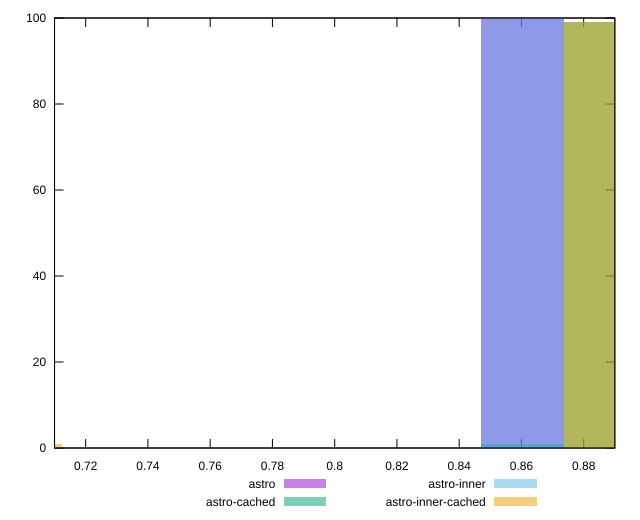

Generate this figure with gnuplot:
reset

$astro <<EOF
0.8603770219723585 100
EOF

$astroCached <<EOF
0.8603770219723585 1
0.8872638039089947 99
EOF

$astroInner <<EOF
0.8603770219723585 100
EOF

$astroInnerCached <<EOF
0.6990563303525413 1
0.8872638039089947 99
EOF

set key outside below
set boxwidth 0.026886781936636205
set xrange [0.71:0.89]
set yrange [0:100]
set trange [0:100]
set style fill transparent solid 0.5 noborder
set terminal svg size 640, 520 enhanced background rgb 'white'
set output "reports/report_00033_2021-03-01T14-23-16.841Z/first-contentful-paint/comparison/histogram/all_score.svg"

plot $astro title "astro" with boxes, \
     $astroCached title "astro-cached" with boxes, \
     $astroInner title "astro-inner" with boxes, \
     $astroInnerCached title "astro-inner-cached" with boxes

reset
